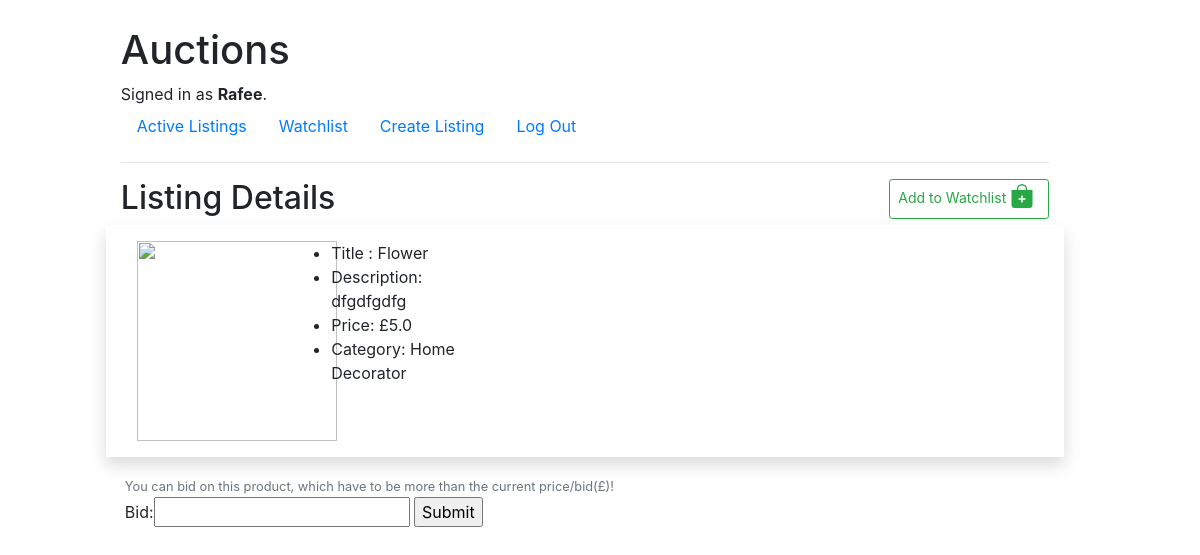
Page /listingDetails/1 (signed in) on the earlier database version.
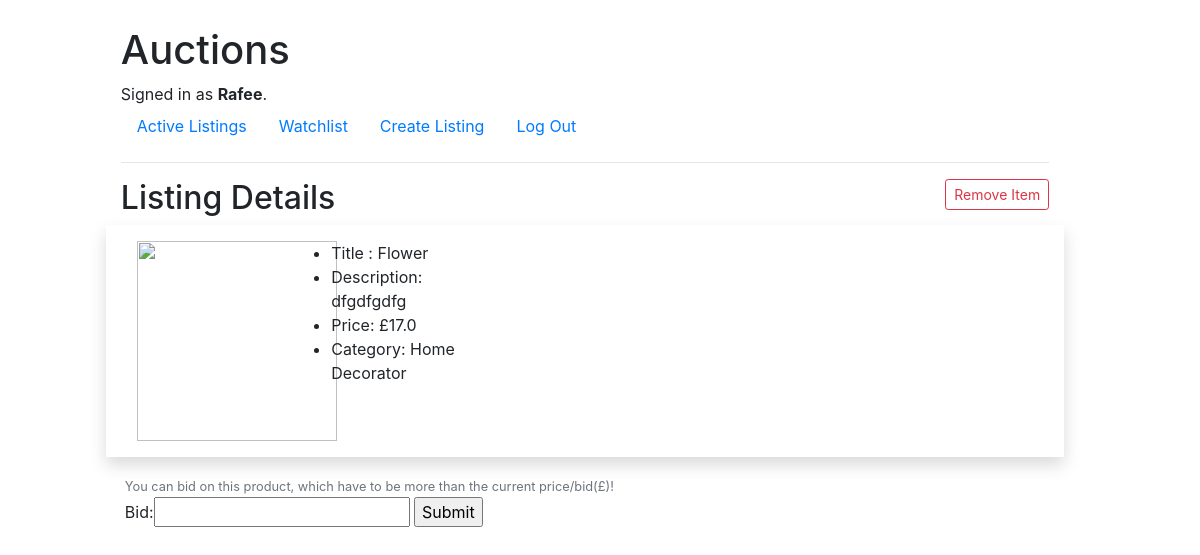
Same page on the later database version.
### auctions/models.py (models this page shows, shortened)
class User(AbstractUser):
    pass

class Listing(models.Model):
    title = models.CharField(max_length=50)
    description = models.TextField(max_length=300)
    starting_bid = models.FloatField(max_length=254)
    image = models.ImageField(blank=True, null=True)
    category = models.CharField(max_length=50, blank=True)

### auctions/views.py (the view)
# urls.py: path("listingDetails/<str:listing_id>", views.listing_details, name="listingDetails"),
def listing_details(request, listing_id):
    listing = Listing.objects.get(id=listing_id)
    watchlist = Watchlist.objects.get(user=request.user)
    try:
        listing_in_watchlist = watchlist.listings.get(id = listing_id)
        listing_in_watchlist = True
    except:
        listing_in_watchlist = False
    return render(request, "auctions/listing-details.html", {
        'listing': listing,
        'image': listing.image,
        'bidForm' : BidForm(),
        'listing_in_watchlist': listing_in_watchlist
    })

### auctions/forms.py
class BidForm(ModelForm):
   class Meta:
       model = Bid
       fields = ['bid']

### auctions/templates/auctions/listing-details.html (shortened to what this page needs)
{% extends "auctions/layout.html" %} {% block body %}
<h2>
  Listing Details
  {% if user.is_authenticated %}
    {% if listing_in_watchlist %}
    <a
      href="{% url 'auctions:removeWatchlist' listing.id %}"
      class="float-right btn btn-outline-danger btn-sm"
      >Remove Item</a
    >
    {% else %}
    <a
    href="{% url 'auctions:addWatchlist' listing.id %}"
    class="float-right btn btn-outline-success btn-sm"
    >Add to Watchlist
    <span>
    </span>
    </a>
    {% endif %}
  {% endif %}
</h2>
<div class="row mb-3 p-3 shadow">
  <div class="col-lg-2">
    <img src="{{ image.url }}" class="image-style" />
  </div>
  <div class="col-lg-3">
    <ul>
      <li>Title : {{ listing.title }}</li>
      <li>Description: {{ listing.description }}</li>
      <li>Price: £{{ listing.starting_bid }}</li>
      <li>Category: {{ listing.category }}</li>
    </ul>
  </div>
</div>
<div class="row ml-1">
  <form action="{% url 'auctions:bid' listing.id %}" method="POST">
    <small class="text-muted">You can bid on this product, which have to be more than the current price/bid(£)! </small><br>
    {{bidForm}}
    <input type="submit">
  </form>
</div>
{% endblock %}

### auctions/templates/auctions/layout.html (shortened to what this page needs)
{% load static %}
<!DOCTYPE html>
<html lang="en">
    <head>
        <link rel="stylesheet" href="https://stackpath.bootstrapcdn.com/bootstrap/4.4.1/css/bootstrap.min.css">
        <link href="{% static 'auctions/css/styles.css' %}" rel="stylesheet">
    </head>
    <body>
        <div class="container-fluid row align-items-center justify-content-center">
            <div class="col-md-10 mt-3">
                <h1>Auctions</h1>
                <div>
                    {% if user.is_authenticated %}
                        Signed in as <strong>{{ user.username }}</strong>.
                    {% else %}
                        Not signed in.
                    {% endif %}
                </div>
                <ul class="nav">
                    <li class="nav-item">
                        <a class="nav-link" href="{% url 'auctions:index' %}">Active Listings</a>
                    </li>
                    {% if user.is_authenticated %}
                        <li class="nav-item">
                            <a class="nav-link" href="{% url 'auctions:watchlist' %}">Watchlist</a>
                        </li>
                        <li class="nav-item">
                            <a class="nav-link" href="{% url 'auctions:createListing' %}">Create Listing</a>
                        </li>
                        <li class="nav-item">
                            <a class="nav-link" href="{% url 'auctions:logout' %}">Log Out</a>
                        </li>
                    {% endif %}
                </ul>
                <hr>
                {% block body %}
                {% endblock %}
            </div>
        </div>
    </body>
</html>

### auctions/static/auctions/css/styles.css (style rules this page uses)
body { padding: 10px; }
.image-style { height: 200px; width: 200px; }

Differences in the rows shown:
changed Listing "Flower": starting_bid "5.0" → "17.0"
Other differences:
text no longer shown: "Add to Watchlist"
text now shown: "Remove Item"
